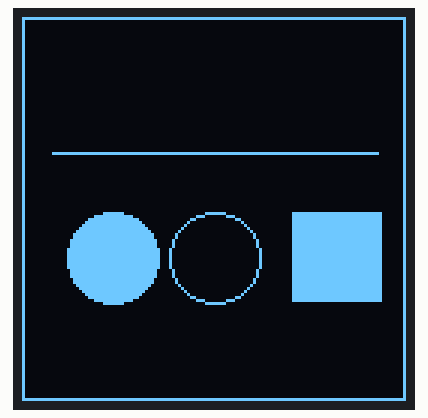
Recording of a sketch running on a simulated ESP32-S3. On the bench: 128×128 one-colour display.

Above: at 0.1 s.

The sketch:

20260201OLED1_5MonoFullFucntion.ino
```cpp
#include <Arduino.h>
#include <U8g2lib.h>

#ifdef U8X8_HAVE_HW_SPI
#include <SPI.h>
#endif
#ifdef U8X8_HAVE_HW_I2C
#include <Wire.h>
#endif

// === 硬體腳位定義 (ESP32-S3) ===
#define I2C_SDA_PIN 41
#define I2C_SCL_PIN 42

// === U8G2 建構函式 ===
// F 模式 (Full Framebuffer) 確保畫面不閃爍
U8G2_SSD1327_WS_128X128_F_HW_I2C u8g2(U8G2_R0, /* reset=*/ U8X8_PIN_NONE);

void setup(void) {
  // 1. 初始化 I2C
  Wire.begin(I2C_SDA_PIN, I2C_SCL_PIN);

  // 2. 初始化 OLED
  u8g2.begin();

  // 3. 關鍵設定：將對比度設為最大
  u8g2.setContrast(255);

  // 4. 設定字型為您電腦確定有的 u8x8 字體
  u8g2.setFont(u8x8_font_chroma48medium8_r);
}

void loop(void) {
  u8g2.clearBuffer();   // 1. 清空緩衝區

  // === 關鍵修正：針對 SSD1327 灰階螢幕 ===
  // 15 = 最亮 (白色), 0 = 黑色
  // 如果用 1，有些螢幕會顯示極暗的灰色導致看不見
  u8g2.setDrawColor(15);

  // 設定字體背景為透明 (避免黑色方塊擋住背景)
  u8g2.setFontMode(1);

  // --- 繪圖測試 ---
  u8g2.drawFrame(0, 0, 128, 128); // 邊框
  u8g2.drawLine(10, 45, 118, 45); // 分隔線

  // 畫一些幾何圖形證明繪圖正常
  u8g2.drawDisc(30, 80, 15);   // 實心圓
  u8g2.drawCircle(64, 80, 15); // 空心圓
  u8g2.drawBox(90, 65, 30, 30);// 實心矩形

  // --- 顯示文字 ---
  // 因為是 u8x8 字體，字比較小，我們用兩行來顯示
  u8g2.drawStr(10, 20, "SSD1327 OLED");
  u8g2.drawStr(10, 35, "Graphics Mode");

  // --- 動態數值 ---
  u8g2.drawStr(10, 115, "Time:");

  u8g2.setCursor(55, 115);
  u8g2.print(millis() / 1000.0);
  u8g2.print(" s");

  u8g2.sendBuffer(); // 送出顯示

  delay(100);
}
```
